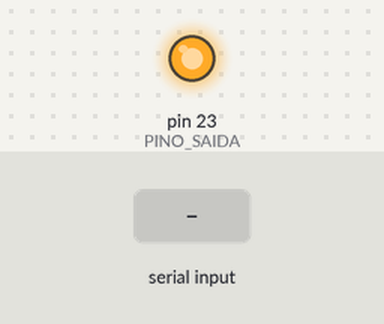
A program run on a simulated Arduino Mega 2560, built with avr-gcc and run on an emulated ATmega2560. Shown: output pins drawn as LEDs (lit = HIGH). The test bench sets the inputs (shaded band).

Above: at 1.2 s.
1.3 s: "0\n" received over Serial
At 2.5 s:
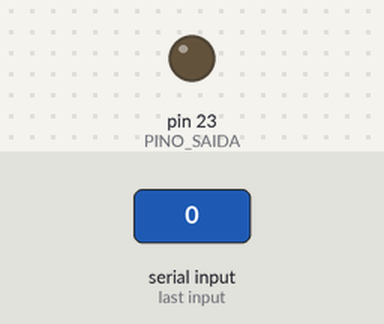
2.8 s: "1\n" received over Serial
At 3.7 s:
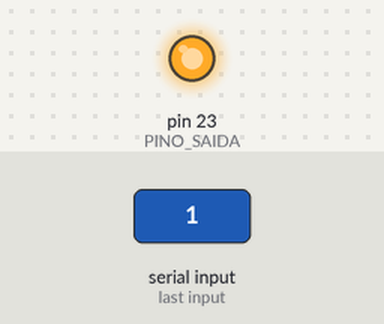
Timing chart, 0 to 5.8 s (numbered marks = the images above; inputs shaded):
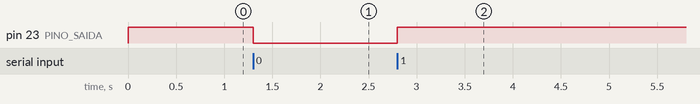

The program:

main.cpp
```cpp
#include <Arduino.h>

#define PINO_SAIDA 23

// Variável global que poderá ser alterada via Python
unsigned int tempoDelay = 80;

void setup() {
  Serial.begin(115200);
  pinMode(PINO_SAIDA, OUTPUT);

  digitalWrite(PINO_SAIDA, HIGH);
}

void loop() {
  // Verifica se chegou algo do notebook
  if (Serial.available() > 0) {
    // Lê a string inteira até encontrar a quebra de linha (\n)
    String comandoRecebido = Serial.readStringUntil('\n');

    // Remove espaços em branco ou caracteres de retorno de carro (\r) do fim da string
    comandoRecebido.trim();

    if (comandoRecebido.length() > 0) {
      char acao = comandoRecebido.charAt(0); // Pega a primeira letra/número

      // Comando '1': Executa o pulso usando a variável tempoDelay
      if (acao == '1') {
        digitalWrite(PINO_SAIDA, LOW);
        delayMicroseconds(80);   // Usa a variável em vez do número fixo
        digitalWrite(PINO_SAIDA, HIGH);
        delayMicroseconds(tempoDelay);
        digitalWrite(PINO_SAIDA, LOW);
        delayMicroseconds(80);   // Usa a variável em vez do número fixo
        digitalWrite(PINO_SAIDA, HIGH);
      }

      // Comando '0': Desliga a saída
      else if (acao == '0') {
        digitalWrite(PINO_SAIDA, LOW);
      }

      // Comando '2': Liga a saída
      else if (acao == '2') {
        digitalWrite(PINO_SAIDA, HIGH);
      }

      // Comando 'T': Atualiza o tempo de delay (Ex: Python envia "T150")
      else if (acao == 'T') {
        // Pega a string do segundo caractere em diante (os números)
        String valorStr = comandoRecebido.substring(1);

        // Converte a string numérica para inteiro e salva na variável
        tempoDelay = valorStr.toInt();

        // Opcional: envia de volta ao Python para confirmar
        Serial.print("Novo tempo de delay: ");
        Serial.println(tempoDelay);
      }
    }
  }
}
```

Measured:
- after the input at 1.3 s, pin 23 (PINO_SAIDA): HIGH → LOW at once
- after the input at 2.8 s, pin 23 (PINO_SAIDA): LOW → HIGH at once
